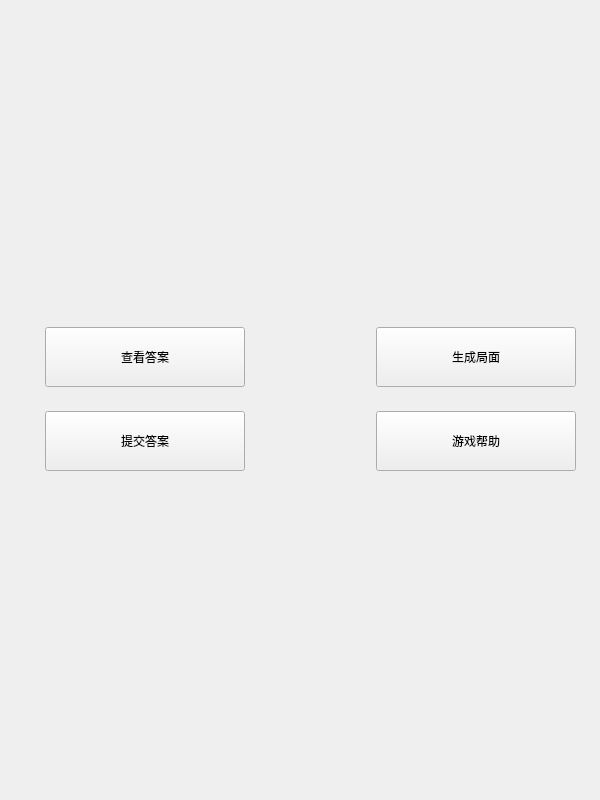
<?xml version="1.0" encoding="UTF-8"?>
<ui version="4.0">
 <class>Widget</class>
 <widget class="QWidget" name="Widget">
  <property name="geometry">
   <rect>
    <x>0</x>
    <y>0</y>
    <width>600</width>
    <height>800</height>
   </rect>
  </property>
  <property name="sizePolicy">
   <sizepolicy hsizetype="Preferred" vsizetype="Preferred">
    <horstretch>0</horstretch>
    <verstretch>0</verstretch>
   </sizepolicy>
  </property>
  <property name="minimumSize">
   <size>
    <width>600</width>
    <height>800</height>
   </size>
  </property>
  <property name="maximumSize">
   <size>
    <width>600</width>
    <height>800</height>
   </size>
  </property>
  <property name="contextMenuPolicy">
   <enum>Qt::NoContextMenu</enum>
  </property>
  <property name="windowTitle">
   <string>Widget</string>
  </property>
  <layout class="QVBoxLayout" name="verticalLayout">
   <item>
    <layout class="QGridLayout" name="gridLayout">
     <property name="sizeConstraint">
      <enum>QLayout::SetFixedSize</enum>
     </property>
    </layout>
   </item>
   <item>
    <widget class="QWidget" name="widget" native="true">
     <property name="minimumSize">
      <size>
       <width>600</width>
       <height>200</height>
      </size>
     </property>
     <property name="maximumSize">
      <size>
       <width>600</width>
       <height>200</height>
      </size>
     </property>
     <layout class="QGridLayout" name="gridLayout_2">
      <item row="0" column="2">
       <spacer name="horizontalSpacer">
        <property name="orientation">
         <enum>Qt::Horizontal</enum>
        </property>
        <property name="sizeType">
         <enum>QSizePolicy::Fixed</enum>
        </property>
        <property name="sizeHint" stdset="0">
         <size>
          <width>100</width>
          <height>20</height>
         </size>
        </property>
       </spacer>
      </item>
      <item row="0" column="1">
       <widget class="QPushButton" name="btn_answer">
        <property name="minimumSize">
         <size>
          <width>200</width>
          <height>60</height>
         </size>
        </property>
        <property name="maximumSize">
         <size>
          <width>200</width>
          <height>60</height>
         </size>
        </property>
        <property name="text">
         <string>查看答案</string>
        </property>
       </widget>
      </item>
      <item row="0" column="3">
       <widget class="QPushButton" name="btn_create">
        <property name="minimumSize">
         <size>
          <width>200</width>
          <height>60</height>
         </size>
        </property>
        <property name="maximumSize">
         <size>
          <width>200</width>
          <height>60</height>
         </size>
        </property>
        <property name="text">
         <string>生成局面</string>
        </property>
       </widget>
      </item>
      <item row="2" column="3">
       <widget class="QPushButton" name="btn_help">
        <property name="minimumSize">
         <size>
          <width>200</width>
          <height>60</height>
         </size>
        </property>
        <property name="maximumSize">
         <size>
          <width>200</width>
          <height>60</height>
         </size>
        </property>
        <property name="text">
         <string>游戏帮助</string>
        </property>
       </widget>
      </item>
      <item row="2" column="1">
       <widget class="QPushButton" name="btn_submit">
        <property name="minimumSize">
         <size>
          <width>200</width>
          <height>60</height>
         </size>
        </property>
        <property name="maximumSize">
         <size>
          <width>200</width>
          <height>60</height>
         </size>
        </property>
        <property name="text">
         <string>提交答案</string>
        </property>
       </widget>
      </item>
     </layout>
    </widget>
   </item>
  </layout>
 </widget>
 <resources/>
 <connections/>
</ui>
